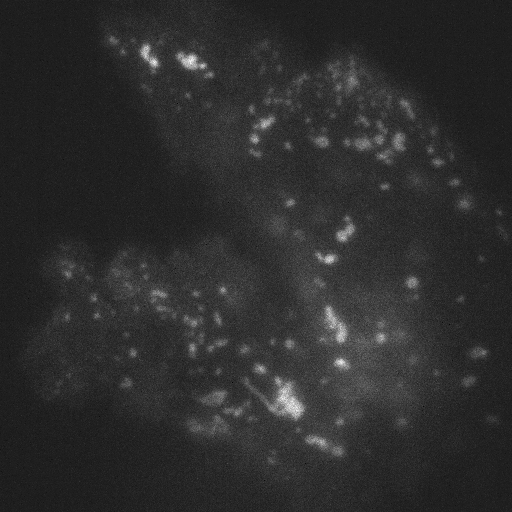
#> input picture datasets/Lysosome/train_data/cell01.tif, 512 x 512 px
$ python visualize_tif_3d.py ../datasets/Lysosome/train_data/cell01.tif
#> lines starting #> are read from the running program, lines starting #| are printed output that depends on the picture
import argparse

import numpy as np
from PIL import Image


def load_tif(path):
    arr = np.array(Image.open(path)).astype(np.float32)
    if arr.ndim == 3:
        arr = arr.mean(axis=2)
    return arr


def normalize(x):
    return (x - x.min()) / max(float(x.max() - x.min()), 1e-8)


def main():
    parser = argparse.ArgumentParser(description="Visualize a TIFF image as a 3D height map.")
    parser.add_argument("image", help="Input TIFF path.")
    parser.add_argument("--stride", type=int, default=4, help="Sample every N pixels for faster rendering.")
    parser.add_argument("--height-scale", type=float, default=80.0, help="Vertical scale multiplier.")
    parser.add_argument("--cmap", default="viridis", help="Matplotlib colormap.")
    parser.add_argument("--elev", type=float, default=55.0, help="Camera elevation.")
    parser.add_argument("--azim", type=float, default=-60.0, help="Camera azimuth.")
    parser.add_argument("--save", default=None, help="Optional output PNG path.")
    args = parser.parse_args()

    import matplotlib.pyplot as plt

    img = normalize(load_tif(args.image))
    stride = max(1, args.stride)
    z = img[::stride, ::stride] * args.height_scale
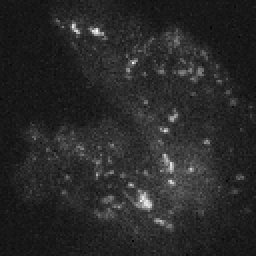
#> z: shape (128, 128) float32 (shown 2 times larger); min 3.45, max 71.49, mean 14.4; drawn with min black and max white
    h, w = z.shape
#> h = 128; w = 128
    y, x = np.mgrid[:h, :w]

    fig = plt.figure(figsize=(10, 8))
    ax = fig.add_subplot(111, projection="3d")
    ax.plot_surface(x, y, z, cmap=args.cmap, linewidth=0, antialiased=True, rstride=1, cstride=1)
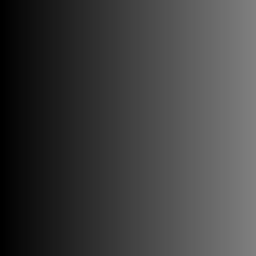
#> x: shape (128, 128) int64 (shown 2 times larger); min 0, max 127, mean 63.5
    ax.view_init(elev=args.elev, azim=args.azim)
    ax.set_title(args.image)
    ax.set_xlabel("X")
    ax.set_ylabel("Y")
    ax.set_zlabel("Intensity")
    ax.set_box_aspect((w, h, args.height_scale))
    plt.tight_layout()

    if args.save:
        plt.savefig(args.save, dpi=200)
        print(f"Saved 3D view to {args.save}")
    else:
        plt.show()
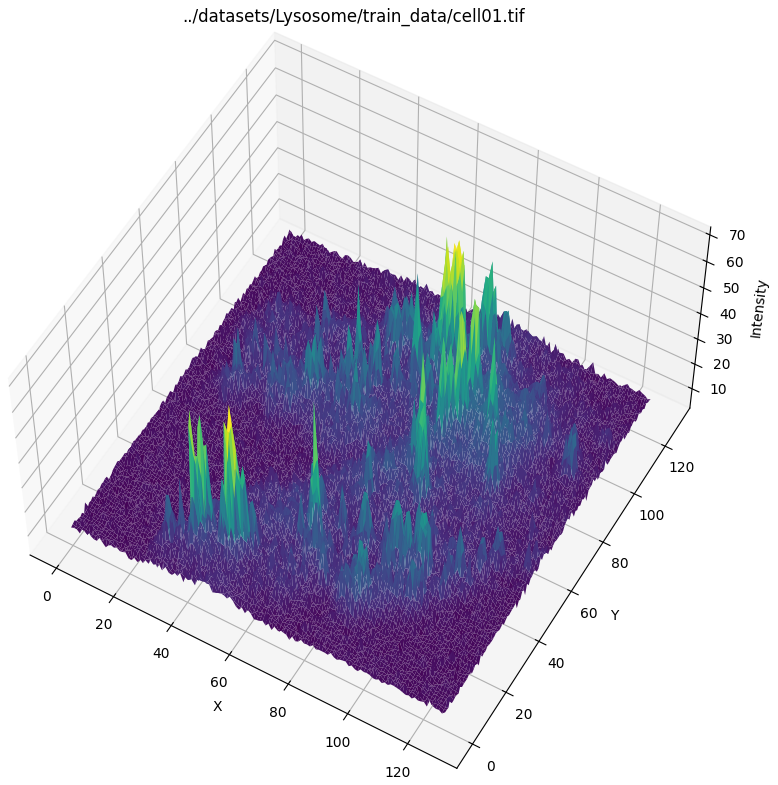
#> figure drawn by matplotlib, 1 panel


if __name__ == "__main__":
    main()

$ run again, on datasets/Lysosome/train_data/cell03.tif
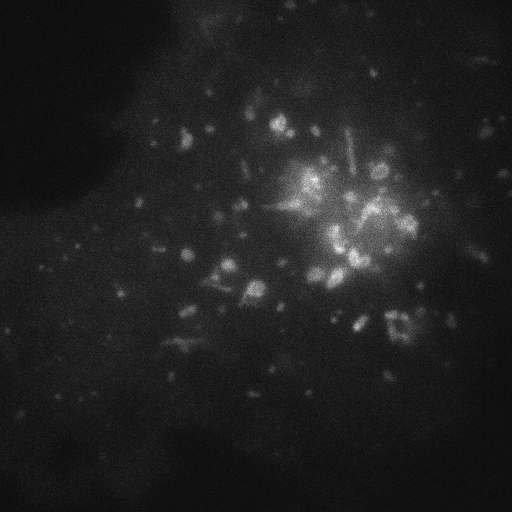
#> input picture datasets/Lysosome/train_data/cell03.tif, 512 x 512 px
#> in main, `plt.show()`:
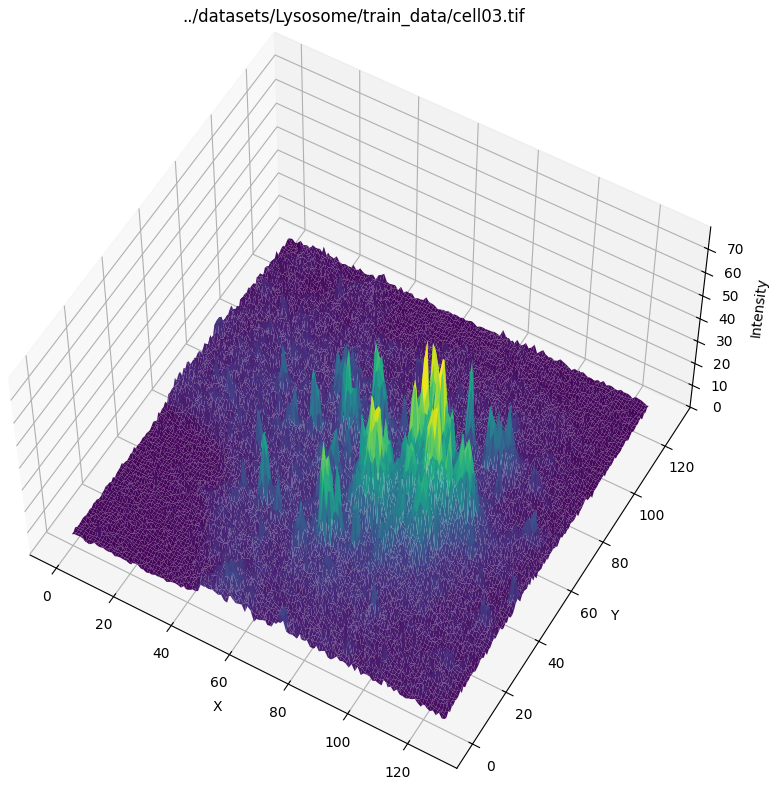
#> figure drawn by matplotlib, 1 panel

$ run again, on datasets/Lysosome/train_data/cell04.tif
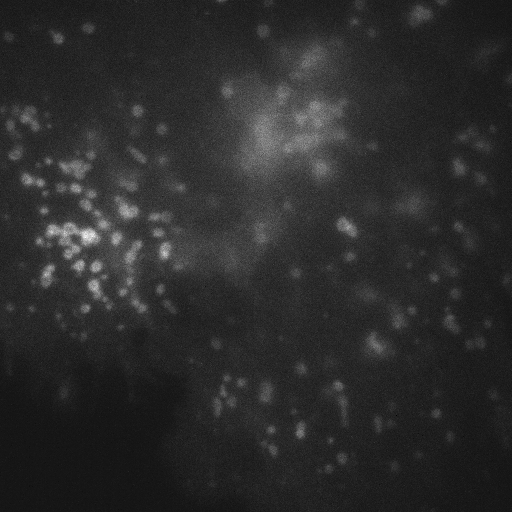
#> input picture datasets/Lysosome/train_data/cell04.tif, 512 x 512 px
#> in main, `z = img[::stride, ::stride] * args.height_scale`:
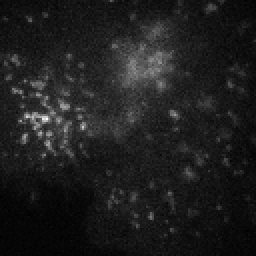
#> z: shape (128, 128) float32 (shown 2 times larger); min 5.34, max 76.53, mean 13.9; drawn with min black and max white
#> in main, `plt.show()`:
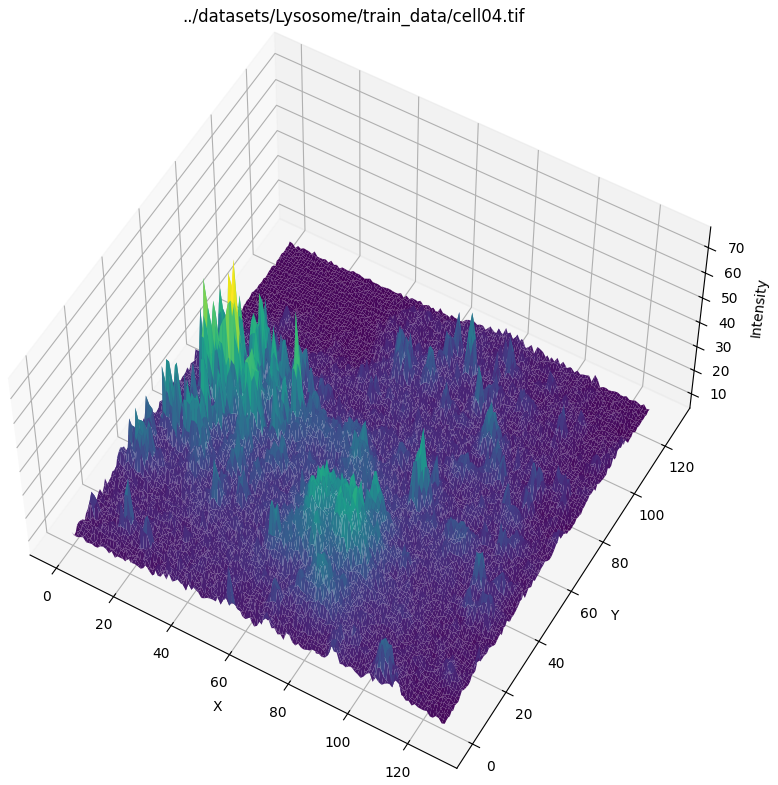
#> figure drawn by matplotlib, 1 panel

$ run again, on datasets/Lysosome/train_data/cell05.tif
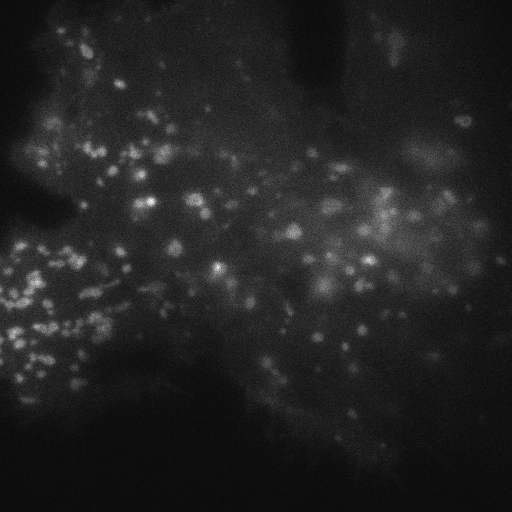
#> input picture datasets/Lysosome/train_data/cell05.tif, 512 x 512 px
#> in main, `z = img[::stride, ::stride] * args.height_scale`:
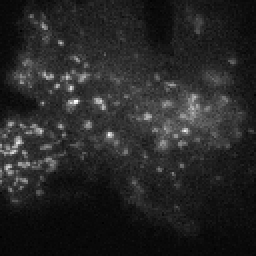
#> z: shape (128, 128) float32 (shown 2 times larger); min 2.01, max 62.27, mean 11.2; drawn with min black and max white
#> in main, `plt.show()`:
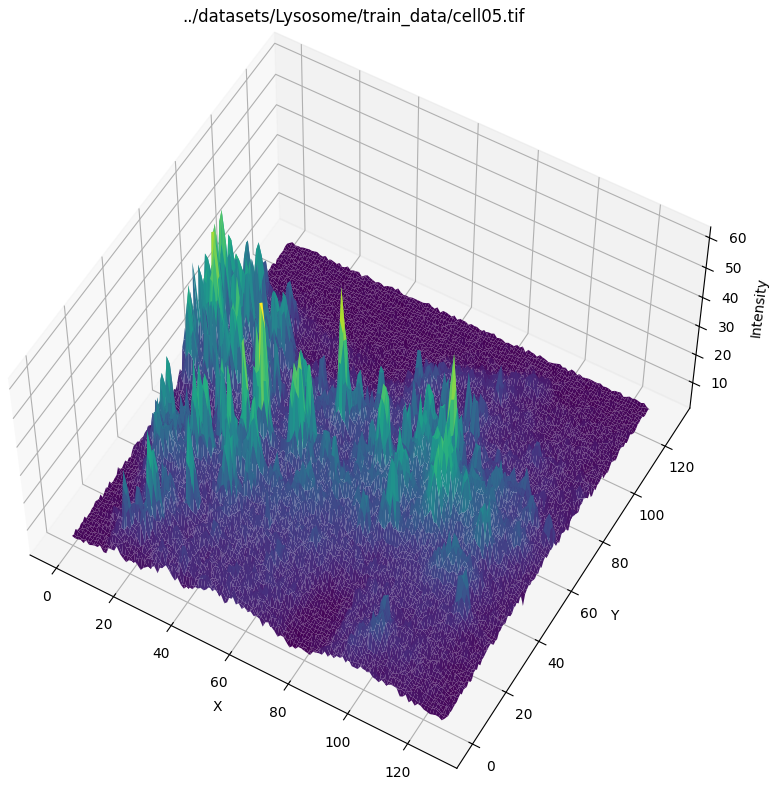
#> figure drawn by matplotlib, 1 panel
